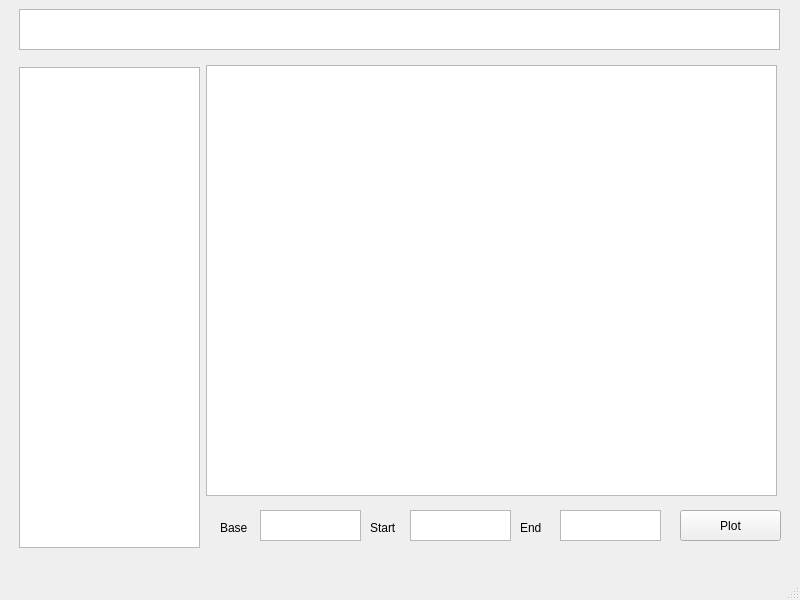
<?xml version="1.0" encoding="UTF-8"?>
<ui version="4.0">
 <class>MainWindow</class>
 <widget class="QMainWindow" name="MainWindow">
  <property name="geometry">
   <rect>
    <x>0</x>
    <y>0</y>
    <width>800</width>
    <height>600</height>
   </rect>
  </property>
  <property name="windowTitle">
   <string>MainWindow</string>
  </property>
  <widget class="QWidget" name="centralwidget">
   <widget class="QListView" name="listView">
    <property name="geometry">
     <rect>
      <x>19</x>
      <y>67</y>
      <width>181</width>
      <height>481</height>
     </rect>
    </property>
   </widget>
   <widget class="QTextEdit" name="textEdit">
    <property name="geometry">
     <rect>
      <x>19</x>
      <y>9</y>
      <width>761</width>
      <height>41</height>
     </rect>
    </property>
   </widget>
   <widget class="QGraphicsView" name="graphicsView">
    <property name="geometry">
     <rect>
      <x>206</x>
      <y>65</y>
      <width>571</width>
      <height>431</height>
     </rect>
    </property>
   </widget>
   <widget class="QTextEdit" name="textEdit_2">
    <property name="geometry">
     <rect>
      <x>260</x>
      <y>510</y>
      <width>101</width>
      <height>31</height>
     </rect>
    </property>
   </widget>
   <widget class="QTextEdit" name="textEdit_3">
    <property name="geometry">
     <rect>
      <x>410</x>
      <y>510</y>
      <width>101</width>
      <height>31</height>
     </rect>
    </property>
   </widget>
   <widget class="QTextEdit" name="textEdit_4">
    <property name="geometry">
     <rect>
      <x>560</x>
      <y>510</y>
      <width>101</width>
      <height>31</height>
     </rect>
    </property>
   </widget>
   <widget class="QPushButton" name="pushButton">
    <property name="geometry">
     <rect>
      <x>680</x>
      <y>510</y>
      <width>101</width>
      <height>31</height>
     </rect>
    </property>
    <property name="text">
     <string>Plot</string>
    </property>
   </widget>
   <widget class="QLabel" name="label">
    <property name="geometry">
     <rect>
      <x>220</x>
      <y>520</y>
      <width>49</width>
      <height>16</height>
     </rect>
    </property>
    <property name="text">
     <string>Base</string>
    </property>
   </widget>
   <widget class="QLabel" name="label_2">
    <property name="geometry">
     <rect>
      <x>370</x>
      <y>520</y>
      <width>49</width>
      <height>16</height>
     </rect>
    </property>
    <property name="text">
     <string>Start</string>
    </property>
   </widget>
   <widget class="QLabel" name="label_3">
    <property name="geometry">
     <rect>
      <x>520</x>
      <y>520</y>
      <width>49</width>
      <height>16</height>
     </rect>
    </property>
    <property name="text">
     <string>End</string>
    </property>
   </widget>
  </widget>
  <widget class="QMenuBar" name="menubar">
   <property name="geometry">
    <rect>
     <x>0</x>
     <y>0</y>
     <width>800</width>
     <height>22</height>
    </rect>
   </property>
  </widget>
  <widget class="QStatusBar" name="statusbar"/>
 </widget>
 <resources/>
 <connections/>
</ui>
